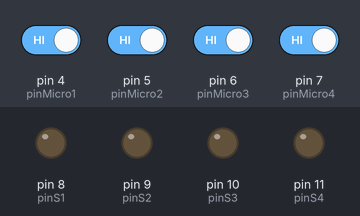
The sketch below on a simulated Arduino Uno, built with avr-gcc and run on an emulated ATmega328P. Shown: output pins drawn as LEDs (lit = HIGH). Inputs (shaded band) come from the test bench; at power-on: pin 4 (pinMicro1), pin 5 (pinMicro2), pin 6 (pinMicro3), pin 7 (pinMicro4) HIGH.

Above: at 1.2 s.
1.3 s: pin 4 (pinMicro1) driven LOW and pin 7 (pinMicro4) driven LOW
At 1.8 s:
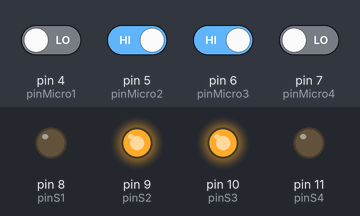
2.8 s: pin 4 (pinMicro1) driven HIGH
At 4.0 s:
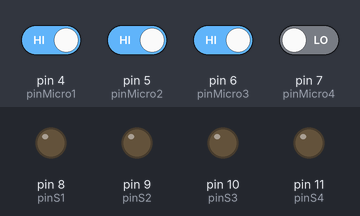
4.3 s: pin 4 (pinMicro1) driven LOW
At 5.3 s:
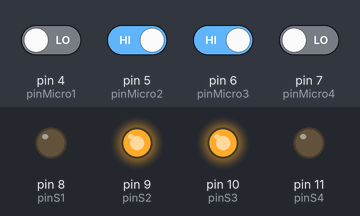
5.8 s: pin 4 (pinMicro1) driven HIGH and pin 5 (pinMicro2) driven LOW and pin 6 (pinMicro3) driven LOW and pin 7 (pinMicro4) driven HIGH
At 6.4 s:
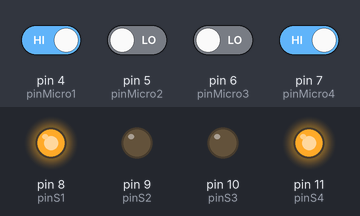
Timing chart, 0 to 8.3 s (numbered marks = the images above; inputs shaded):
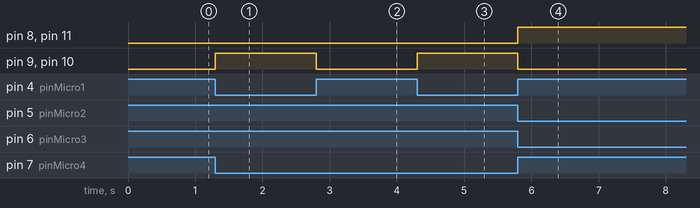

Measured:
- after the input at 1.3 s, pin 9 (pinS2), pin 10 (pinS3): LOW → HIGH at once
- after the input at 2.8 s, pin 9 (pinS2), pin 10 (pinS3): HIGH → LOW at once
- after the input at 4.3 s, pin 9 (pinS2), pin 10 (pinS3): LOW → HIGH at once
- after the input at 5.8 s, pin 8 (pinS1), pin 11 (pinS4): LOW → HIGH at once; pin 9 (pinS2), pin 10 (pinS3): HIGH → LOW at once

The sketch:

ponteh.ino
```cpp
/*
    Simulación de puente H con relés

    Descripción:
    Este programa controla un motor de corriente continua (CC) utilizando un puente H simulado con relés en TinkerCAD.
    Los relés S1, S2, S3 y S4 se activan o desactivan mediante los pines 8, 9, 10 y 11 de una placa Arduino.
    La alimentación del circuito se proporciona desde una pila de 9V.
    La velocidad del motor CC se regula mediante un potenciómetro independiente de la placa Arduino.
    Se conectan microinterruptores a los pines 4, 5, 6 y 7 de la placa Arduino para controlar el sentido de giro del motor.
    Se garantiza la protección de la placa Arduino para evitar que circulen más de 20 mA por los pines de entrada.

    Pinout:
    - Pins de entrada (microinterruptores): 4, 5, 6, 7
    - Pins de salida (relés): 8, 9, 10, 11

    Funcionamiento:
    El programa verifica el estado de los microinterruptores para determinar el sentido de giro del motor.
    Luego, activa o desactiva los relés correspondientes según el sentido de giro y la combinación de entradas segura para evitar cortocircuitos.
    La velocidad del motor se ajusta utilizando el potenciómetro.

    Autor: [David Lojo Fernández]
*/

// Definición de pines
#define pinS1 8
#define pinS2 9
#define pinS3 10
#define pinS4 11
#define pinMicro1 4
#define pinMicro2 5
#define pinMicro3 6
#define pinMicro4 7

void setup() {
  // Configurar pines de salida para relés
  pinMode(pinS1, OUTPUT);
  pinMode(pinS2, OUTPUT);
  pinMode(pinS3, OUTPUT);
  pinMode(pinS4, OUTPUT);

  // Configurar pines de entrada para microinterruptores
  pinMode(pinMicro1, INPUT_PULLUP);
  pinMode(pinMicro2, INPUT_PULLUP);
  pinMode(pinMicro3, INPUT_PULLUP);
  pinMode(pinMicro4, INPUT_PULLUP);
}

void loop() {
  // Leer el estado de los microinterruptores
  int micro1 = digitalRead(pinMicro1);
  int micro2 = digitalRead(pinMicro2);
  int micro3 = digitalRead(pinMicro3);
  int micro4 = digitalRead(pinMicro4);

  // Determinar el sentido de giro del motor
  bool sentidoHorario = micro1 && !micro2 && !micro3 && micro4;
  bool sentidoAntihorario = !micro1 && micro2 && micro3 && !micro4;

  // Verificar el sentido de giro y activar los relés correspondientes
  if (sentidoHorario) {
    digitalWrite(pinS1, HIGH);
    digitalWrite(pinS2, LOW);
    digitalWrite(pinS3, LOW);
    digitalWrite(pinS4, HIGH);
  } else if (sentidoAntihorario) {
    digitalWrite(pinS1, LOW);
    digitalWrite(pinS2, HIGH);
    digitalWrite(pinS3, HIGH);
    digitalWrite(pinS4, LOW);
  } else {
    // Detener el motor si no se detecta un sentido de giro válido
    digitalWrite(pinS1, LOW);
    digitalWrite(pinS2, LOW);
    digitalWrite(pinS3, LOW);
    digitalWrite(pinS4, LOW);
  }
}
```
